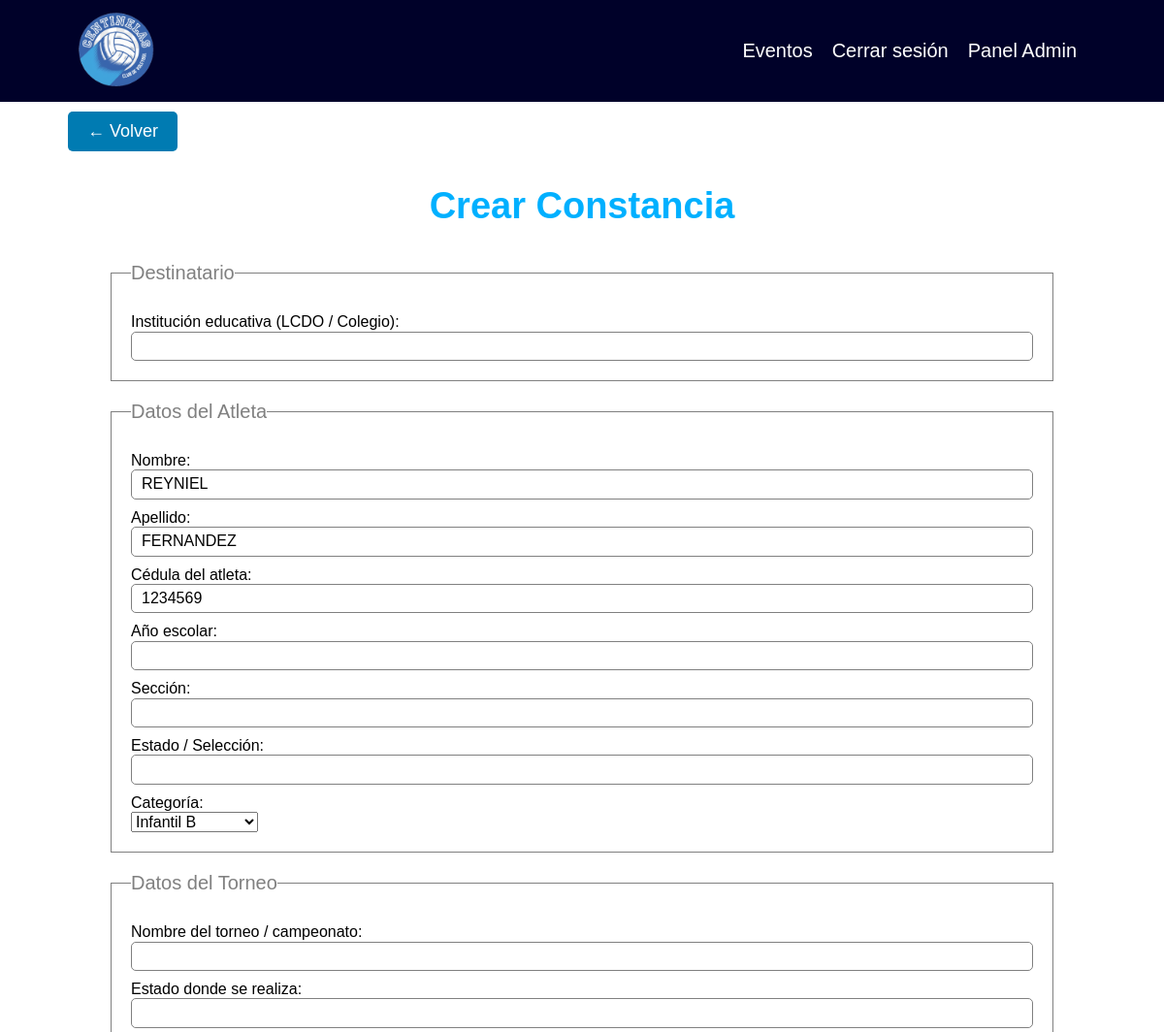
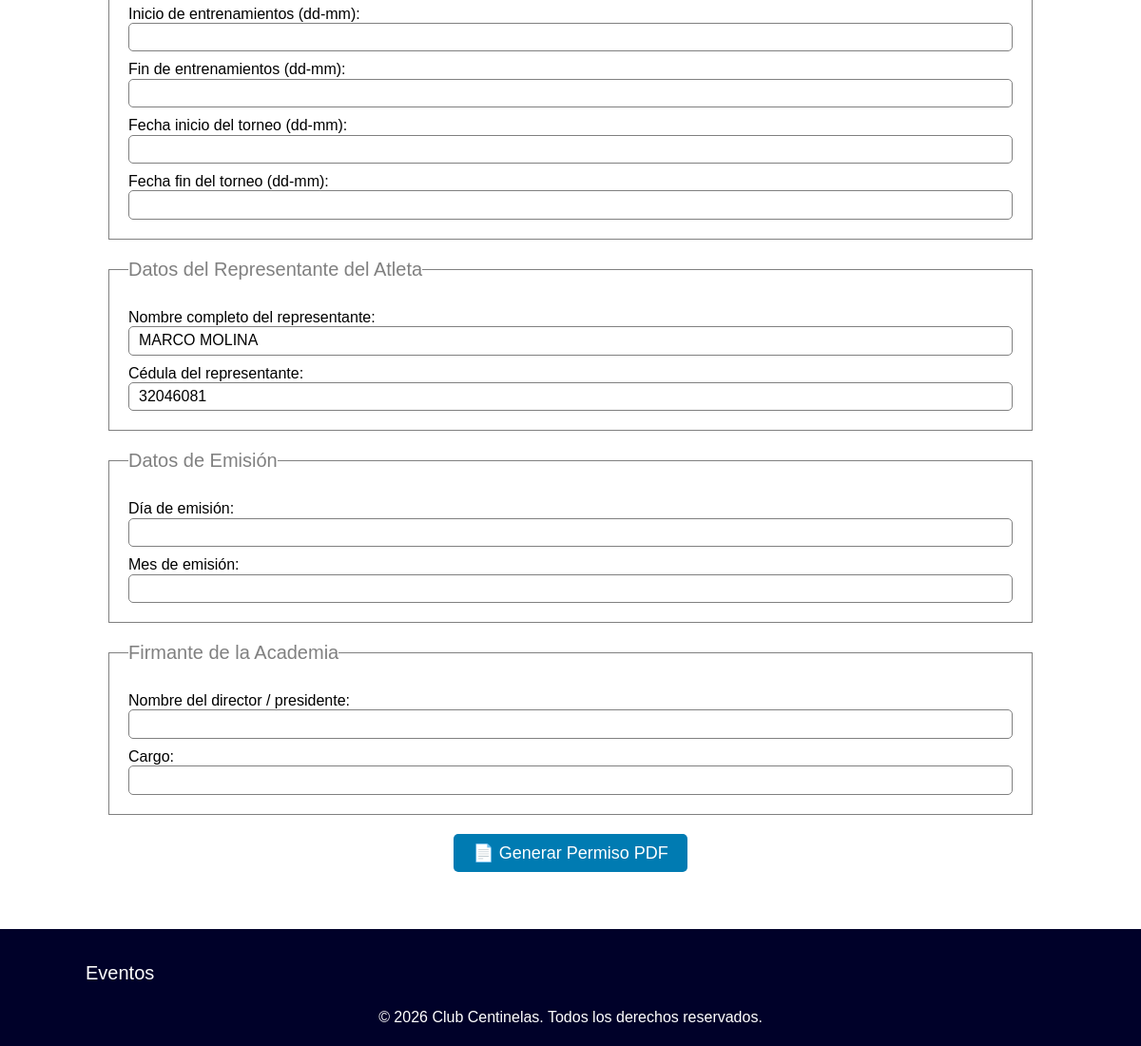
/admin/constancias/crear_constancia.php?id=8 (signed in), run on the app's committed database (2 pictures, top to bottom).
### tables this page shows
CREATE TABLE `estudiantes` (
  `id` int(11) NOT NULL,
  `persona_id` int(11) DEFAULT NULL,
  `categoria_id` int(11) DEFAULT NULL,
  `representante_id` int(11) DEFAULT NULL,
  `fecha_nacimiento` date DEFAULT NULL,
  `lugar_nacimiento` varchar(150) DEFAULT NULL
);

CREATE TABLE `personas` (
  `id` int(11) NOT NULL,
  `nombre` varchar(100) NOT NULL,
  `apellido` varchar(100) NOT NULL,
  `cedula` varchar(100) NOT NULL,
  `telefono` varchar(20) DEFAULT NULL,
  `correo` varchar(100) DEFAULT NULL
);

### src/Estudiante.php (called while the page is built, shortened)
<?php
class Estudiante {
    public static function findById($id) {
        $conn = DB::conectar();
        $sql = 'SELECT
                    e.id,
                    e.persona_id,
                    e.categoria_id,
                    e.representante_id,
                    e.fecha_nacimiento,
                    e.lugar_nacimiento,
                    p.nombre           AS nombre,
                    p.apellido         AS apellido,
                    p.cedula           AS cedula,
                    p.telefono         AS telefono,
                    p.correo           AS correo,
                    c.nombre           AS categoria_nombre,
                    rp.nombre          AS rep_nombre,
                    rp.apellido        AS rep_apellido,
                    rp.cedula          AS rep_cedula,
                    rp.telefono        AS rep_telefono,
                    rp.correo          AS rep_correo,
                    r.profesion        AS rep_profesion,
                    r.domicilio        AS rep_domicilio
                FROM estudiantes e
                LEFT JOIN personas       p  ON e.persona_id       = p.id
                LEFT JOIN categorias     c  ON e.categoria_id     = c.id
                LEFT JOIN representantes r  ON e.representante_id = r.id
                LEFT JOIN personas       rp ON r.persona_id       = rp.id
                WHERE e.id = ?';
        $stmt = $conn->prepare($sql);
        $stmt->bind_param('i', $id);
        $stmt->execute();
        return $stmt->get_result()->fetch_assoc();
    }
}

### src/Categoria.php (called while the page is built, shortened)
<?php
class Categoria {
    public static function listar() {
        $conn = DB::conectar();
        return $conn->query('SELECT * FROM categorias ORDER BY nombre ASC');
    }
}

### admin/constancias/crear_constancia.php (the view, shortened to what this page needs)
<?php
require_once __DIR__ . '/../../src/Estudiante.php';
require_once __DIR__ . '/../../src/Categoria.php';
$categorias = Categoria::listar();
$atleta = [];
$id = $_GET['id'] ?? null;
if ($id) {
    $atleta = Estudiante::findById($id) ?? [];
}
include '../../templates/header.php';
?>
<main class="contenedor seccion">
    <a class="boton" href="../index.php">&larr; Volver</a>
    <h1>Crear Constancia</h1>
    <form class="formulario" action="crear_constancia.php" method="POST" onsubmit="return validarConstancia()">
        <fieldset>
            <legend>Destinatario</legend>
            <label for="institucion_destino">Institución educativa (LCDO / Colegio):</label>
            <input type="text" id="institucion_destino" name="institucion_destino"
                value="<?php echo htmlspecialchars($_POST['institucion_destino'] ?? ''); ?>">
        </fieldset>
        <fieldset>
            <legend>Datos del Atleta</legend>
            <label for="nombre_atleta">Nombre:</label>
            <input type="text" id="nombre_atleta" name="nombre_atleta" value="<?php echo htmlspecialchars( $_POST['nombre_atleta'] ?? strtoupper($atleta['nombre'] ?? '') ); ?>">
            <label for="apellido_atleta">Apellido:</label>
            <input type="text" id="apellido_atleta" name="apellido_atleta" value="<?php echo htmlspecialchars( $_POST['apellido_atleta'] ?? strtoupper($atleta['apellido'] ?? '') ); ?>">
            <label for="cedula_atleta">Cédula del atleta:</label>
            <input type="text" id="cedula_atleta" name="cedula_atleta" value="<?php echo htmlspecialchars( $_POST['cedula_atleta'] ?? ($atleta['cedula'] ?? '') ); ?>">
            <label for="anio_escolar">Año escolar:</label>
            <input type="text" id="anio_escolar" name="anio_escolar"
                value="<?php echo htmlspecialchars($_POST['anio_escolar'] ?? ''); ?>">
            <label for="seccion">Sección:</label>
            <input type="text" id="seccion" name="seccion"
                value="<?php echo htmlspecialchars($_POST['seccion'] ?? ''); ?>">
            <label for="estado_seleccion">Estado / Selección:</label>
            <input type="text" id="estado_seleccion" name="estado_seleccion"
                value="<?php echo htmlspecialchars($_POST['estado_seleccion'] ?? ''); ?>">
            <label for="categoria">Categoría:</label>
            <select id="categoria" name="categoria">
                <?php while ($categoria = $categorias->fetch_assoc()) : ?>
                    <option value="<?php echo htmlspecialchars($categoria['nombre']); ?>"
                        <?php echo (($_POST['categoria'] ?? $atleta['categoria_nombre'] ?? '') === $categoria['nombre']) ? 'selected' : ''; ?>>
                        <?php echo htmlspecialchars($categoria['nombre']); ?>
                    </option>
                <?php endwhile; ?>
            </select>
        </fieldset>
        <fieldset>
            <legend>Datos del Torneo</legend>
            <label for="nombre_torneo">Nombre del torneo / campeonato:</label>
            <input type="text" id="nombre_torneo" name="nombre_torneo"
                value="<?php echo htmlspecialchars($_POST['nombre_torneo'] ?? ''); ?>">
            <label for="estado_torneo">Estado donde se realiza:</label>
            <input type="text" id="estado_torneo" name="estado_torneo"
                value="<?php echo htmlspecialchars($_POST['estado_torneo'] ?? ''); ?>">
            <label for="fecha_inicio_entreno">Inicio de entrenamientos (dd-mm):</label>
            <input type="text" id="fecha_inicio_entreno" name="fecha_inicio_entreno"
                value="<?php echo htmlspecialchars($_POST['fecha_inicio_entreno'] ?? ''); ?>">
            <label for="fecha_fin_entreno">Fin de entrenamientos (dd-mm):</label>
            <input type="text" id="fecha_fin_entreno" name="fecha_fin_entreno"
                value="<?php echo htmlspecialchars($_POST['fecha_fin_entreno'] ?? ''); ?>">
            <label for="fecha_torneo_inicio">Fecha inicio del torneo (dd-mm):</label>
            <input type="text" id="fecha_torneo_inicio" name="fecha_torneo_inicio"
                value="<?php echo htmlspecialchars($_POST['fecha_torneo_inicio'] ?? ''); ?>">
            <label for="fecha_torneo_fin">Fecha fin del torneo (dd-mm):</label>
            <input type="text" id="fecha_torneo_fin" name="fecha_torneo_fin"
                value="<?php echo htmlspecialchars($_POST['fecha_torneo_fin'] ?? ''); ?>">
        </fieldset>
        <fieldset>
            <legend>Datos del Representante del Atleta</legend>
            <label for="nombre_representante">Nombre completo del representante:</label>
            <input type="text" id="nombre_representante" name="nombre_representante" value="<?php echo htmlspecialchars( $_POST['nombre_representante'] ?? strtoupper( trim(($atleta['rep_nombre'] ?? '') . ' ' . ($atleta['rep_apellido'] ?? '')) ) ); ?>">
            <label for="cedula_representante">Cédula del representante:</label>
            <input type="text" id="cedula_representante" name="cedula_representante" value="<?php echo htmlspecialchars( $_POST['cedula_representante'] ?? ($atleta['rep_cedula'] ?? '') ); ?>">
        </fieldset>
        <fieldset>
            <legend>Datos de Emisión</legend>
            <label for="dia_emision">Día de emisión:</label>
            <input type="text" id="dia_emision" name="dia_emision"
                value="<?php echo htmlspecialchars($_POST['dia_emision'] ?? ''); ?>">
            <label for="mes_emision">Mes de emisión:</label>
            <input type="text" id="mes_emision" name="mes_emision"
                value="<?php echo htmlspecialchars($_POST['mes_emision'] ?? ''); ?>">
        </fieldset>
        <fieldset>
            <legend>Firmante de la Academia</legend>
            <label for="nombre_director">Nombre del director / presidente:</label>
            <input type="text" id="nombre_director" name="nombre_director"
                value="<?php echo htmlspecialchars($_POST['nombre_director'] ?? ''); ?>">
            <label for="cargo_director">Cargo:</label>
            <input type="text" id="cargo_director" name="cargo_director"
                value="<?php echo htmlspecialchars($_POST['cargo_director'] ?? ''); ?>">
        </fieldset>
        <button type="submit" class="boton">📄 Generar Permiso PDF</button>
    </form>
</main>
<?php include '../../templates/footer.php'; ?>

### assets/styles/app.css (style rules this page uses)
:root { --blanco-fondo: #FFFFFF; --celeste-primario: #00B0FF; --azul-interactivo: #007BB2; --azul-oscuro: #000129; --texto-principal: #2d353a; }
Html { box-sizing: border-box; font-size: 62.5%; }
*, *:before, *:after { box-sizing: inherit; }
Body { font-size: 1.6rem; }
html, body { height: 100%; margin: 0; }
h1, h2, h3, p, a { font-family: 'Google Sans', sans-serif; color: var(--texto-principal); }
a { text-decoration: none; font-size: 2rem; padding: 1rem; }
h1 { font-size: 3.8rem; font-weight: 700; color: var(--celeste-primario); }
h1, h2, h3 { text-align: center; }
.seccion { margin-top: 5rem; margin-bottom: 5rem; }
.boton { display: inline-block; background-color: var(--azul-interactivo); color: white; padding: 1rem 2rem; margin: 1rem; border-radius: 5px; font-size: 1.8rem; font-weight: 500; border: none; font-family: 'Google Sans', sans-serif; }
.contenedor { max-width: 90%; margin: 0 auto; }

### data on the page
estudiantes: nombre_atleta "REYNIEL", apellido_atleta "FERNANDEZ", cedula_atleta "1234569", nombre_representante "MARCO MOLINA", cedula_representante "32046081"

### other printed values
form field categoria "Infantil B"
